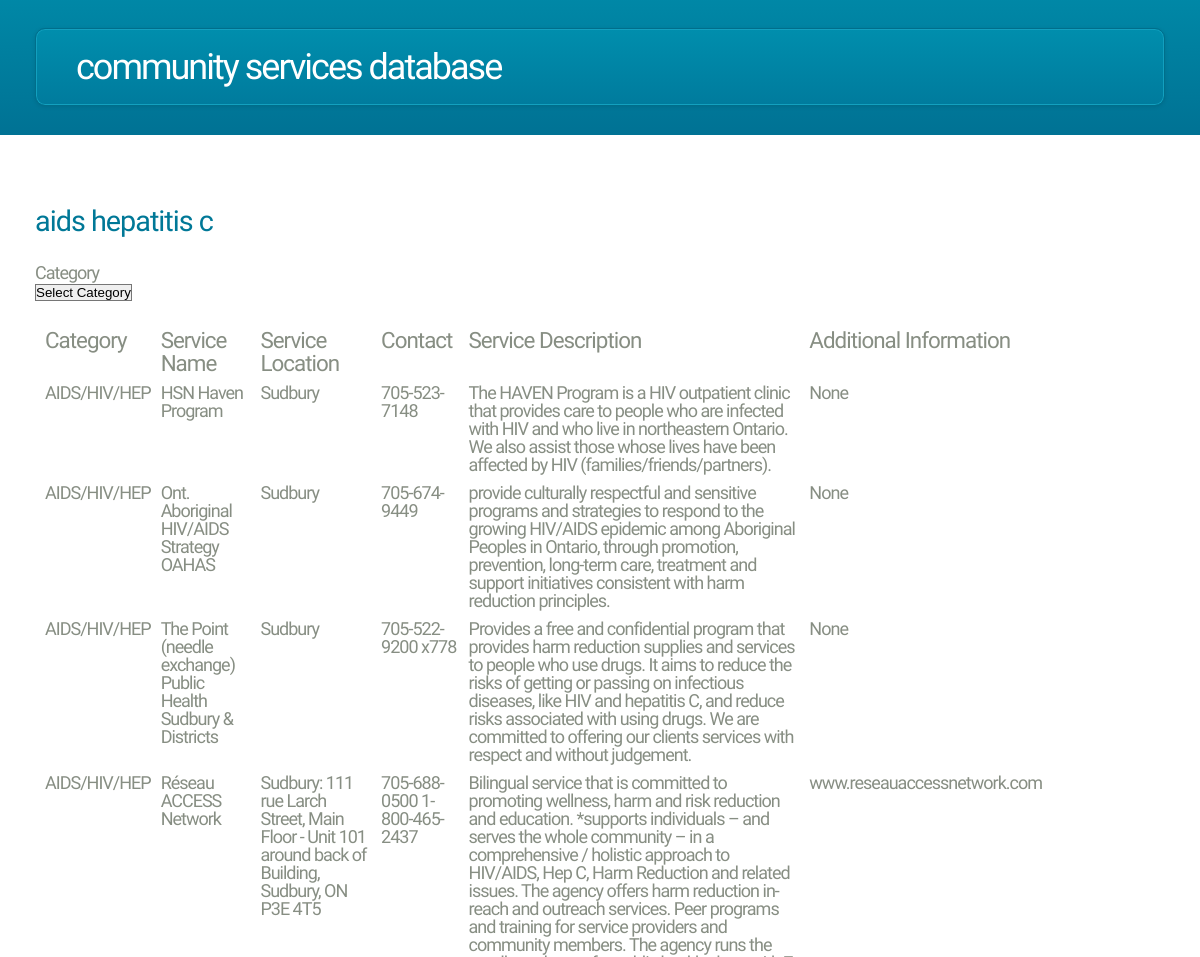
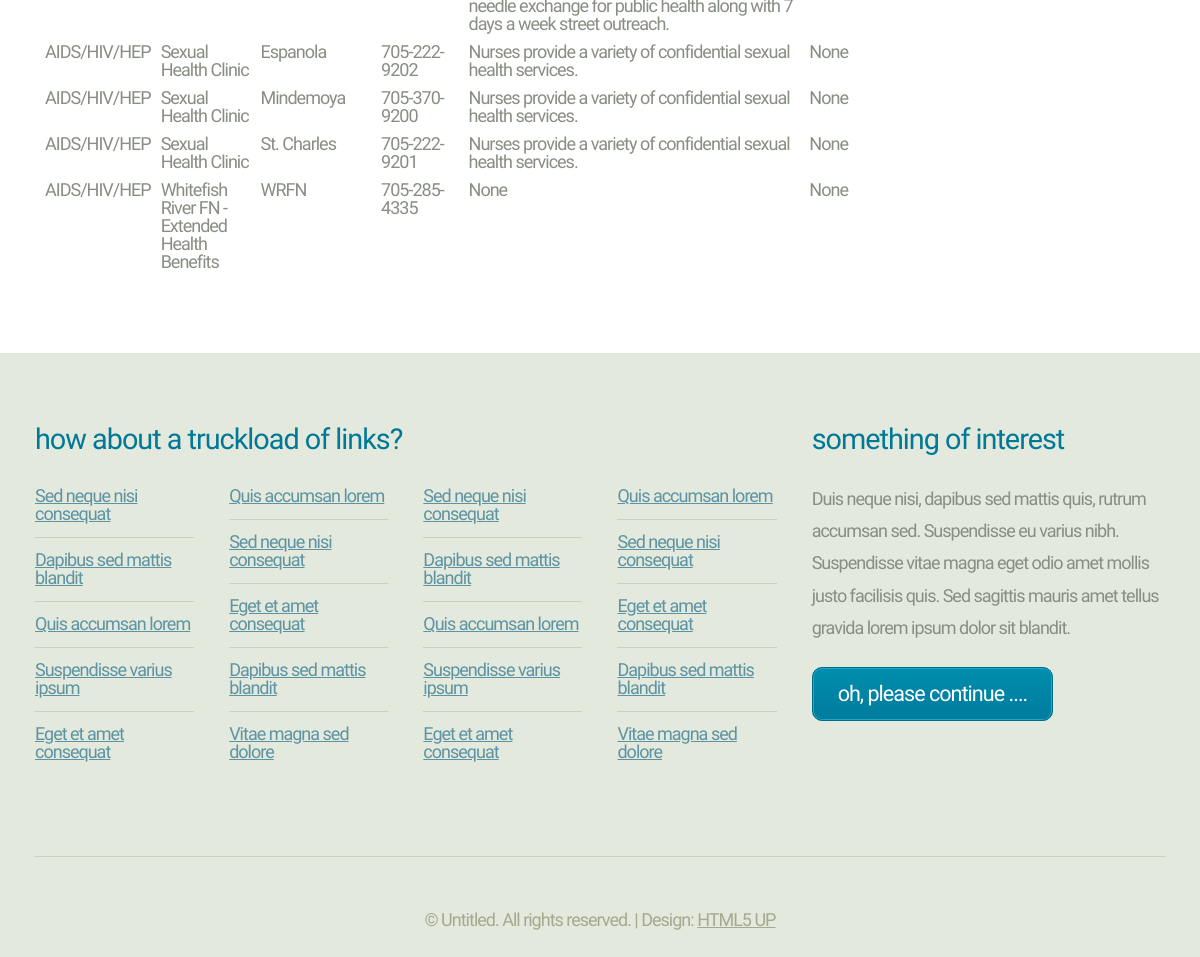
The app's page /aids_hep_c with its own data (2 pictures, top to bottom).
### tables this page shows
CREATE TABLE aids_hepatitis_c (
	"Category" TEXT, 
	"Service Name" TEXT, 
	"Service Location" TEXT, 
	"Contact" TEXT, 
	"Service Description" TEXT, 
	"Additional Information" TEXT
);

### main.py (the view, shortened to what this page needs)
@app.route('/aids_hep_c', methods=["GET", "POST"])
def aids_hep_c():
    category = ''
    con = sqlite3.connect("commres.db")
    con.row_factory = sqlite3.Row
    cur = con.cursor()
    data = cur.execute('SELECT * FROM aids_hepatitis_c')
    cols = data.description
    print()
    rows = cur.fetchall()
    con.close()
    return render_template("aids_hep_c.html", rows=rows, cols=cols)

### templates/aids_hep_c.html (shortened to what this page needs)
<!DOCTYPE HTML>
<html>
	<head>
		<link rel="stylesheet" href="static/assets/css/main.css" />
	</head>
	<body>
		<div id="page-wrapper">
				<div id="header-wrapper">
					<div class="container">
						<div class="row">
							<div class="col-12">
								<header id="header">
									<h1><a href="/" id="logo">Community Services Database</a></h1>
								</header>
							</div>
						</div>
					</div>
				</div>
				<div id="main">
					<div class="container">
						<div class="row main-row">
							<div class="col-12">
								<section>
									<h2>AIDS Hepatitis C</h2>
         <label for="category">Category</label>
           <form action="{{ url_for("aids_hep_c")}}" method='post'>
          <select name="category" id="category" onchange="this.form.submit()">
            <option value="">Select Category</option>
          </select>
          <br>
          <br>
        <div style="overflow-x:auto;">
         <table style="width:90%">
          <thead style="font-size: 1.4rem">
          {% for col in cols %}
              <td>{{col[0]}}</td>
          {% endfor %}
          </thead>
          {% for row in rows %}
          <tr>
              {% for col in cols %}
              <td>{{row[col[0]]}}</td>
               {% endfor %}
          </tr>
          {% endfor %}
          </table>
        </div>
								</section>
							</div>
						</div>
					</div>
				</div>
				<div id="footer-wrapper">
					<div class="container">
						<div class="row">
							<div class="col-8 col-12-medium">
								<section>
									<h2>How about a truckload of links?</h2>
									<div>
										<div class="row">
											<div class="col-3 col-6-medium col-12-small">
												<ul class="link-list">
													<li><a href="#">Sed neque nisi consequat</a></li>
													<li><a href="#">Dapibus sed mattis blandit</a></li>
													<li><a href="#">Quis accumsan lorem</a></li>
													<li><a href="#">Suspendisse varius ipsum</a></li>
													<li><a href="#">Eget et amet consequat</a></li>
												</ul>
											</div>
											<div class="col-3 col-6-medium col-12-small">
												<ul class="link-list">
													<li><a href="#">Quis accumsan lorem</a></li>
													<li><a href="#">Sed neque nisi consequat</a></li>
													<li><a href="#">Eget et amet consequat</a></li>
													<li><a href="#">Dapibus sed mattis blandit</a></li>
													<li><a href="#">Vitae magna sed dolore</a></li>
												</ul>
											</div>
											<div class="col-3 col-6-medium col-12-small">
												<ul class="link-list">
													<li><a href="#">Sed neque nisi consequat</a></li>
													<li><a href="#">Dapibus sed mattis blandit</a></li>
													<li><a href="#">Quis accumsan lorem</a></li>
													<li><a href="#">Suspendisse varius ipsum</a></li>
													<li><a href="#">Eget et amet consequat</a></li>
												</ul>
											</div>
											<div class="col-3 col-6-medium col-12-small">
												<ul class="link-list">
													<li><a href="#">Quis accumsan lorem</a></li>
													<li><a href="#">Sed neque nisi consequat</a></li>
													<li><a href="#">Eget et amet consequat</a></li>
													<li><a href="#">Dapibus sed mattis blandit</a></li>
													<li><a href="#">Vitae magna sed dolore</a></li>
												</ul>
											</div>
										</div>
									</div>
								</section>
							</div>
							<div class="col-4 col-12-medium">
								<section>
									<h2>Something of interest</h2>
									<p>Duis neque nisi, dapibus sed mattis quis, rutrum accumsan sed.
									Suspendisse eu varius nibh. Suspendisse vitae magna eget odio amet
									mollis justo facilisis quis. Sed sagittis mauris amet tellus gravida
									lorem ipsum dolor sit blandit.</p>
									<footer class="controls">
										<a href="#" class="button">Oh, please continue ....</a>
									</footer>
								</section>
							</div>
						</div>
						<div class="row">
							<div class="col-12">
								<div id="copyright">
									&copy; Untitled. All rights reserved. | Design: <a href="http://html5up.net">HTML5 UP</a>
								</div>
							</div>
						</div>
					</div>
				</div>
		</div>
	</body>
</html>

### templates/aids_hep_c.html (style rules this page uses)
table, th, td { border: 0px solid black; }
table { border-spacing: 10px; }

### records on screen
aids_hepatitis_c: Category "AIDS/HIV/HEP" "HSN Haven Program" "Sudbury" "705-523-7148" "The HAVEN Program is a HIV outpatient clinic that provides care to people who are infected with HIV and who live in northeastern Ontario. We also assist those whose lives have been affected by HIV (families/friends/partners)." "None"
aids_hepatitis_c: Category "AIDS/HIV/HEP" "Ont. Aboriginal HIV/AIDS Strategy OAHAS" "Sudbury" "705-674-9449" "provide culturally respectful and sensitive programs and strategies to respond to the growing HIV/AIDS epidemic among Aboriginal Peoples in Ontario, through promotion, prevention, long-term care, treatment and support initiatives consistent with harm reduction principles." "None"
aids_hepatitis_c: Category "AIDS/HIV/HEP" "The Point (needle exchange) Public Health Sudbury & Districts" "Sudbury" "705-522-9200 x778" "Provides a free and confidential program that provides harm reduction supplies and services to people who use drugs. It aims to reduce the risks of getting or passing on infectious diseases, like HIV and hepatitis C, and reduce risks associated with using drugs. We are committed to offering our clients services with respect and without judgement." "None"
aids_hepatitis_c: Category "AIDS/HIV/HEP" "Réseau ACCESS Network" "Sudbury: 111 rue Larch Street, Main Floor - Unit 101 around back of Building, Sudbury, ON P3E 4T5" "705-688-0500 1-800-465-2437" "Bilingual service that is committed to promoting wellness, harm and risk reduction and education. *supports individuals – and serves the whole community – in a comprehensive / holistic approach to HIV/AIDS, Hep C, Harm Reduction and related issues. The agency offers harm reduction in-reach and outreach services. Peer programs and training for service providers and community members. The agency runs the needle exchange for public health along with 7 days a week street outreach." "www.reseauaccessnetwork.com"
aids_hepatitis_c: Category "AIDS/HIV/HEP" "Sexual Health Clinic" "Espanola" "705-222-9202" "Nurses provide a variety of confidential sexual health services." "None"
aids_hepatitis_c: Category "AIDS/HIV/HEP" "Sexual Health Clinic" "Mindemoya" "705-370-9200" "Nurses provide a variety of confidential sexual health services." "None"
aids_hepatitis_c: Category "AIDS/HIV/HEP" "Sexual Health Clinic" "St. Charles" "705-222-9201" "Nurses provide a variety of confidential sexual health services." "None"
aids_hepatitis_c: Category "AIDS/HIV/HEP" "Whitefish River FN - Extended Health Benefits" "WRFN" "705-285-4335" "None" "None"

### other values on screen
{{ col[0] }} "Category" "Service Name" "Service Location" "Contact" "Service Description" "Additional Information"
